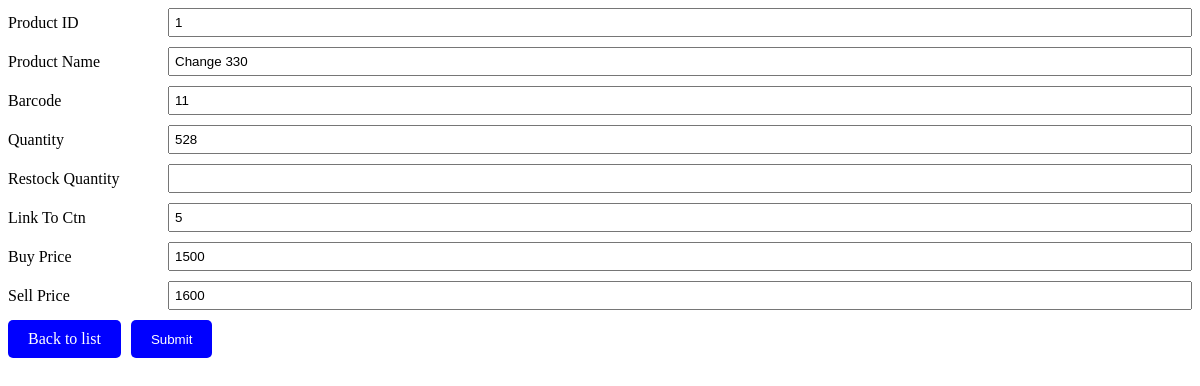
The app's page /Product_Latli_Restock.php?PID=1, older data.
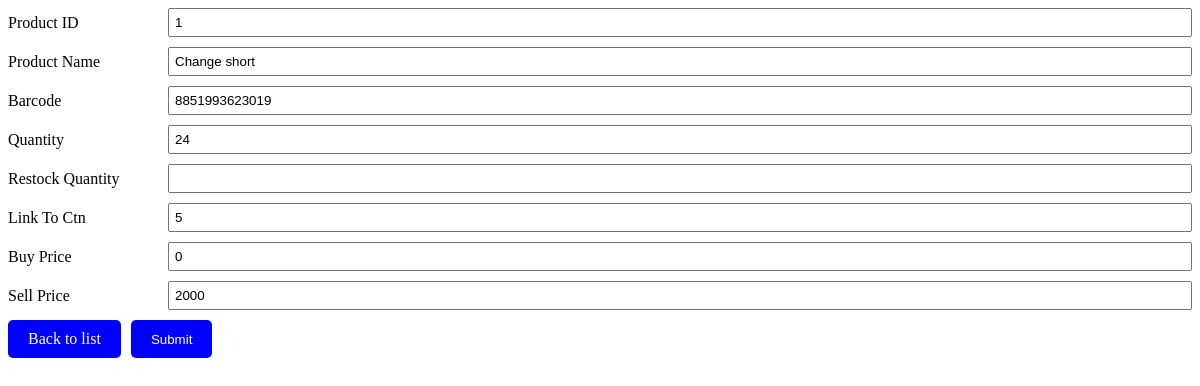
The same page, newer data.
### tables this page shows
CREATE TABLE `product` (
  `Product_ID` int(11) NOT NULL,
  `Product_Name` varchar(100) NOT NULL,
  `Barcode` varchar(100) NOT NULL,
  `Quantity` int(11) NOT NULL,
  `Link_To_CTN` int(11) NOT NULL,
  `Buy_Price` int(11) NOT NULL,
  `Sell_Price` int(11) NOT NULL
);

### Product_Latli_Restock.php (the view, shortened to what this page needs)
<?php
include('Config.php');
if (isset($_GET['PID'])) {
    $PID = $_GET['PID'];
    $select = "SELECT * FROM product WHERE Product_ID = $PID";
    $select_query = mysqli_query($connection, $select);
    $array = mysqli_fetch_array($select_query);
    $productname = $array['Product_Name'];
    $quantity = $array['Quantity'];
    $barcode = $array['Barcode'];
    $buyprice = $array['Buy_Price'];
    $sellprice = $array['Sell_Price'];
    $linktoctn = $array['Link_To_CTN'];
}
?>
<!DOCTYPE html>
<html>
<head>
</head>
<body>
    <form action="Product_Latli_Restock.php?PID=<?php echo htmlspecialchars($PID); ?>" method="post">
        <div class="form-group">
            <p>Product ID</p>
            <input type="number" name="txtid" value="<?php echo htmlspecialchars($PID); ?>" readonly>
        </div>
        <div class="form-group">
            <p>Product Name</p>
            <input type="text" name="txtproductname" value="<?php echo htmlspecialchars($productname); ?>">
        </div>
        <div class="form-group">
            <p>Barcode</p>
            <input type="text" name="txtbarcode" value="<?php echo htmlspecialchars($barcode); ?>">
        </div>
        <div class="form-group">
            <p>Quantity</p>
            <input type="number" name="txtquantity" value="<?php echo htmlspecialchars($quantity); ?>" readonly>
        </div>
        <div class="form-group">
            <p>Restock Quantity</p>
            <input type="number" name="txtrestock"? autofocus/>
        </div>
        <div class="form-group">
            <p>Link To Ctn</p>
            <input type="number" name="txtlinktoctn" value="<?php echo htmlspecialchars($linktoctn); ?>">
        </div>
        <div class="form-group">
            <p>Buy Price</p>
            <input type="number" step="0.01" name="txtbuyprice" value="<?php echo htmlspecialchars($buyprice); ?>">
        </div>
        <div class="form-group">
            <p>Sell Price</p>
            <input type="number" step="0.01" name="txtsellprice" value="<?php echo htmlspecialchars($sellprice); ?>">
        </div>
        <div class="buttons">
            <a href="Product_List.php">Back to list</a>
            <input type="submit" name="btnsubmit" value="Submit">
        </div>
    </form>
</body>
</html>

Row changes from the older to the newer data that the page shows:
changed product: txtproductname "Change 330" → "Change short"; txtbarcode "11" → "8851993623019"; txtquantity "528" → "24"; txtbuyprice "1500" → "0"; txtsellprice "1600" → "2000"
